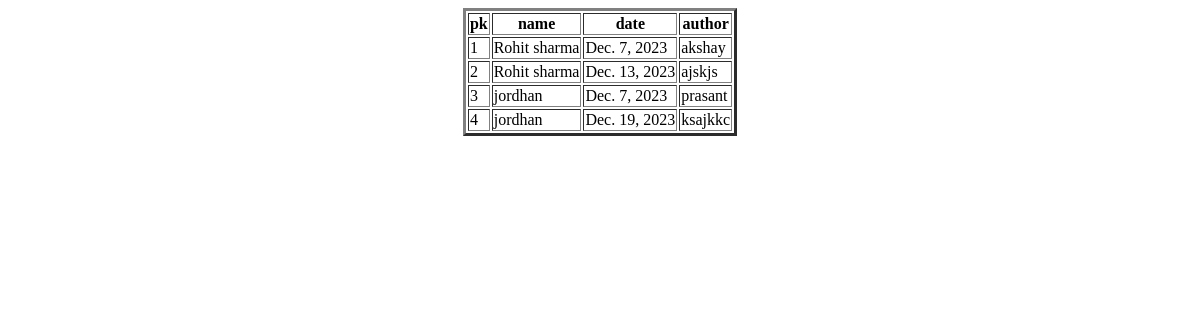
Page /third/ on the earlier database version.
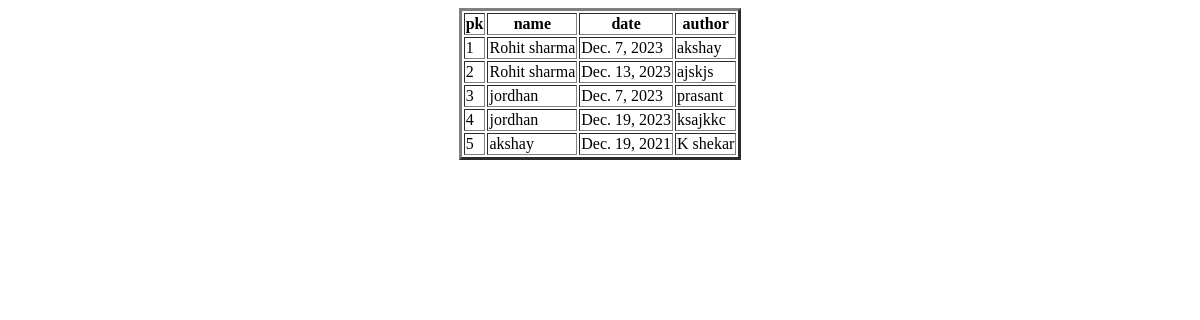
Same page on the later database version.
### app/models.py (models this page shows, shortened)
class AccessRecord(models.Model):
    name=models.ForeignKey(WebPages,on_delete=models.CASCADE)
    date=models.DateField()
    author=models.CharField(max_length=100)

class WebPages(models.Model):
    topic_name=models.ForeignKey(Topic,on_delete=models.CASCADE)
    name=models.CharField(max_length=100)
    url=models.URLField()
    def __str__(self):
        return self.name

### app/views.py (the view)
# urls.py: path('third/',third,name='third'),
def third(request):
    QLAS=AccessRecord.objects.all()
    QLAS=AccessRecord.objects.filter(date__month='12')
    d={'access':QLAS}
    return render(request,'third.html',d)

### templates/third.html (shortened to what this page needs)
<!DOCTYPE html>
<html lang="en">
<head>
</head>
<body>
    <center>
        <table border="3px">
            <tr>
                <th>pk</th>
                <th>name</th>
                <th>date</th>
                <th>author</th>
            </tr>
            {% for wo in access %}
            <tr>
                <td>{{ wo.pk }}</td>
                <td>{{ wo.name }}</td>
                <td>{{ wo.date }}</td>
                <td>{{ wo.author }}</td>
            </tr>
            {% endfor %}
        </table>
    </center>
</body>
</html>

Differences in the rows shown:
added AccessRecord: pk "5", name "akshay", date "Dec. 19, 2021", author "K shekar"
